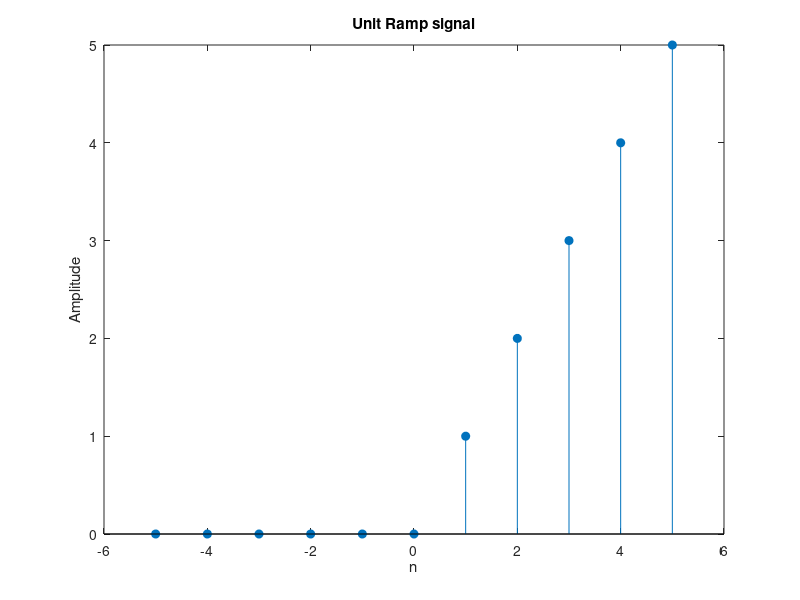

This chart was generated by the following MATLAB code:
clc
close all
clear all 
%Generation of unit ramp signal
n=-5:5
x=n.*(n>=0)
y=stem(n,x,'filled')
xlabel('n'),ylabel('Amplitude')
title('Unit Ramp signal')
